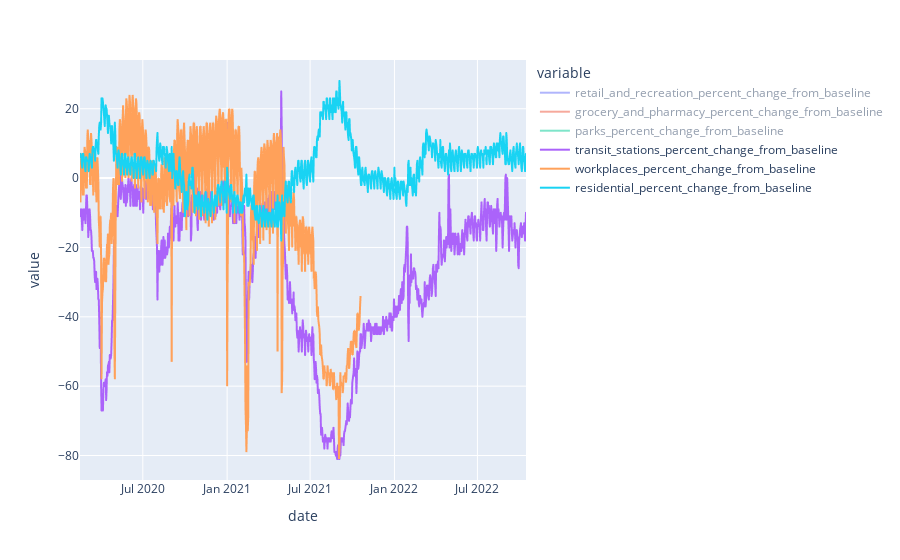

Notebook code cell kept with this figure:
### Code cell
fig = px.line(mob_df_vnm, x='date', y=['retail_and_recreation_percent_change_from_baseline',
       'grocery_and_pharmacy_percent_change_from_baseline',
       'parks_percent_change_from_baseline',
       'transit_stations_percent_change_from_baseline',
       'workplaces_percent_change_from_baseline',
       'residential_percent_change_from_baseline'])
fig.show()

### Figure 1 — Plotly figure (JSON) as saved in the notebook; plotly's stock layout.template omitted (floating-point values rounded to 4 significant figures; data arrays with more than 128 entries replaced by an {"elided": "..."} marker saying what was removed)
{"data": [{"hovertemplate": "variable=retail_and_recreation_percent_change_from_baseline<br>date=%{x}<br>value=%{y}<extra></extra>", "legendgroup": "retail_and_recreation_percent_change_from_baseline", "line": {"color": "#636efa", "dash": "solid"}, "marker": {"symbol": "circle"}, "mode": "lines", "name": "retail_and_recreation_percent_change_from_baseline", "showlegend": true, "type": "scattergl", "visible": "legendonly", "x": {"elided": "974 str values"}, "xaxis": "x", "y": {"elided": "974 int values"}, "yaxis": "y"}, {"hovertemplate": "variable=grocery_and_pharmacy_percent_change_from_baseline<br>date=%{x}<br>value=%{y}<extra></extra>", "legendgroup": "grocery_and_pharmacy_percent_change_from_baseline", "line": {"color": "#EF553B", "dash": "solid"}, "marker": {"symbol": "circle"}, "mode": "lines", "name": "grocery_and_pharmacy_percent_change_from_baseline", "showlegend": true, "type": "scattergl", "visible": "legendonly", "x": {"elided": "974 str values"}, "xaxis": "x", "y": {"elided": "974 int values"}, "yaxis": "y"}, {"hovertemplate": "variable=parks_percent_change_from_baseline<br>date=%{x}<br>value=%{y}<extra></extra>", "legendgroup": "parks_percent_change_from_baseline", "line": {"color": "#00cc96", "dash": "solid"}, "marker": {"symbol": "circle"}, "mode": "lines", "name": "parks_percent_change_from_baseline", "showlegend": true, "type": "scattergl", "visible": "legendonly", "x": {"elided": "974 str values"}, "xaxis": "x", "y": {"elided": "974 int values"}, "yaxis": "y"}, {"hovertemplate": "variable=transit_stations_percent_change_from_baseline<br>date=%{x}<br>value=%{y}<extra></extra>", "legendgroup": "transit_stations_percent_change_from_baseline", "line": {"color": "#ab63fa", "dash": "solid"}, "marker": {"symbol": "circle"}, "mode": "lines", "name": "transit_stations_percent_change_from_baseline", "showlegend": true, "type": "scattergl", "x": {"elided": "974 str values"}, "xaxis": "x", "y": {"elided": "974 int values"}, "yaxis": "y"}, {"hovertemplate": "variable=workplaces_percent_change_from_baseline<br>date=%{x}<br>value=%{y}<extra></extra>", "legendgroup": "workplaces_percent_change_from_baseline", "line": {"color": "#FFA15A", "dash": "solid"}, "marker": {"symbol": "circle"}, "mode": "lines", "name": "workplaces_percent_change_from_baseline", "showlegend": true, "type": "scattergl", "x": {"elided": "974 str values"}, "xaxis": "x", "y": {"elided": "974 int values"}, "yaxis": "y"}, {"hovertemplate": "variable=residential_percent_change_from_baseline<br>date=%{x}<br>value=%{y}<extra></extra>", "legendgroup": "residential_percent_change_from_baseline", "line": {"color": "#19d3f3", "dash": "solid"}, "marker": {"symbol": "circle"}, "mode": "lines", "name": "residential_percent_change_from_baseline", "showlegend": true, "type": "scattergl", "x": {"elided": "974 str values"}, "xaxis": "x", "y": {"elided": "974 int values"}, "yaxis": "y"}], "layout": {"autosize": true, "legend": {"title": {"text": "variable"}, "tracegroupgap": 0}, "margin": {"t": 60}, "xaxis": {"anchor": "y", "autorange": true, "domain": [0, 1], "range": ["2020-02-15", "2022-10-15"], "title": {"text": "date"}, "type": "date"}, "yaxis": {"anchor": "x", "autorange": true, "domain": [0, 1], "range": [-87.06, 34.06], "title": {"text": "value"}, "type": "linear"}}}
